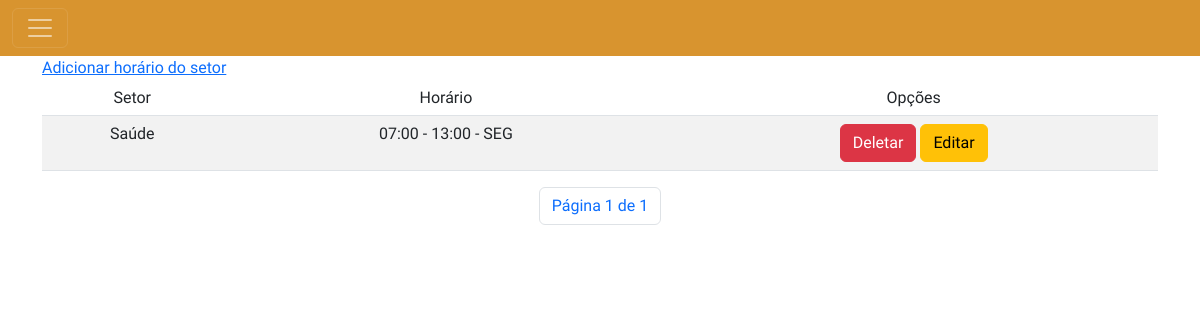
The page /listar/horario/setor/admin on the database its author committed.
### servicos/models.py (models this page shows, shortened)
class HorarioSetor(models.Model):
    DIAS_SEMANA_CHOICES = (
        ("SEG", "Segunda-feira"),
        ("TER", "Terça-feira"),
        ("QUA", "Quarta-feira"),
        ("QUI", "Quinta-feira"),
        ("SEX", "Sexta-feira")
    )
    horario_inicio = models.TimeField(verbose_name="Horário de início", auto_now_add=False)
    horario_fim = models.TimeField(verbose_name="Horário de fim", auto_now_add=False)
    setor = models.ForeignKey(Setor, related_name="horario_do_setor", on_delete=models.SET_NULL, null=True)
    dia_semana = models.CharField(verbose_name="Dia da semana", choices=DIAS_SEMANA_CHOICES, max_length=3)
    class Meta:
        verbose_name = "Horário do setor"
        verbose_name_plural = "Horários dos setores"

class Setor(models.Model):
    BLOCO_CHOICES = (
        ("A", "A"),
        ("B", "B")
    )
    nome = models.CharField(verbose_name="Nome do setor", max_length=25)
    bloco = models.CharField(verbose_name="Bloco do setor", choices=BLOCO_CHOICES, max_length=1)
    numero = models.IntegerField(verbose_name="Número da sala")
    class Meta:
        verbose_name = "Setor"
        verbose_name_plural = "Setores"

### servicos/views.py (the view)
# urls.py: path('listar/horario/setor/admin', views.admin_horario_setor_list, name="admin-horario-setor-list"),
def admin_horario_setor_list(request):
    horarios = HorarioSetor.objects.all().order_by("setor")
    paginacao = Paginator(horarios, 5)
    page_number = request.GET.get("page")
    page_obj = paginacao.get_page(page_number)
    context = {'page_obj': page_obj}
    return render(request, "setores/horarios/horario_setor_list.html", context)

### servicos/templates/setores/horarios/horario_setor_list.html (shortened to what this page needs)
{% load static %}
{% block sidebar %}
    {% include "sidebar.html" %}
{% endblock sidebar %}
{% block 'conteudo' %}
    <div class="container">
        <a href="{% url 'horario-setor-create' %}">Adicionar horário do setor</a>
        <table class="table table-striped ">
            <thead>
                <tr>
                    <td>Setor</td>
                    <td>Horário</td>
                    <td>Opções</td>
                </tr>
            </thead>
            <tbody>
                {% for horario in page_obj %}
                    <tr>
                        <td> {{ horario.setor.nome }} </td>
                        <td> {{ horario.horario_inicio }} - {{ horario.horario_fim }} - {{ horario.dia_semana }} </td>
                        <td>
                            <a class="btn btn-danger" href="{% url 'horario-setor-delete' horario.id %}">Deletar</a>
                            <a class="btn btn-warning" href="{% url 'horario-setor-update' horario.id %}">Editar</a>
                        </td>
                    </tr>
                {% endfor %}
            </tbody>
        </table>
        <div class="pagination justify-content-center">
            <nav aria-label="Page navigation example">
                <ul class="pagination justify-content-end">
                    <li class="page-item">
                        <span class="page-link">
                            Página {{ page_obj.number }} de {{ page_obj.paginator.num_pages }}
                        </span>
                    </li>
                </ul>
            </nav>
        </div>
    </div>
{% endblock 'conteudo' %}

### staticfiles/css/style.css (style rules this page uses)
body { font-family: 'Fira Sans', sans-serif; }
.table { background-color: white; border-radius: 2px; text-align: center; }

### rows shown on the page
HorarioSetor: setor.nome "Saúde", horario_inicio "07:00", horario_fim "13:00", dia_semana "SEG"

### other values the page prints
{{ page_obj.number }} "1"
{{ page_obj.paginator.num_pages }} "1"
